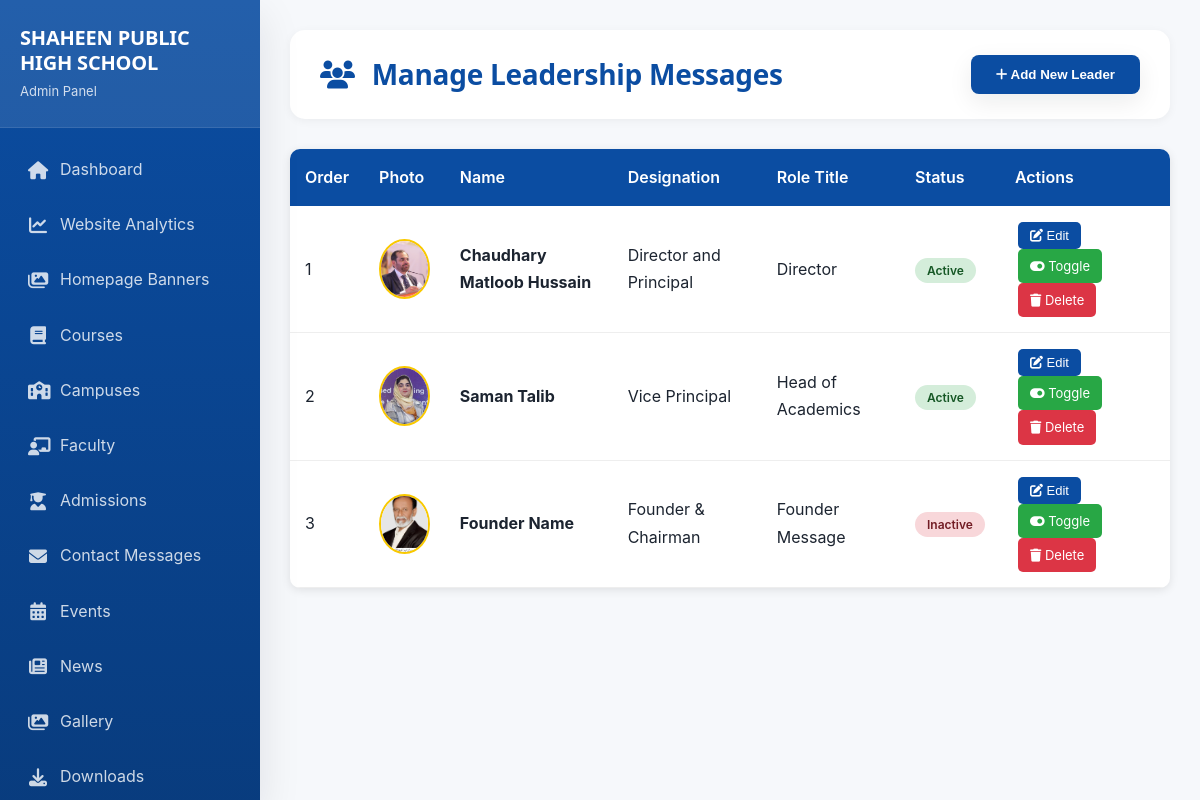
Page /AdminCP/manage_leadership.php (signed in) on the committed database.
### tables this page shows
CREATE TABLE `leadership` (
  `id` int(11) NOT NULL,
  `name` varchar(100) NOT NULL,
  `designation` varchar(100) NOT NULL,
  `role_title` varchar(100) DEFAULT NULL COMMENT 'e.g., Founder Message, Director Message',
  `photo` varchar(255) DEFAULT NULL,
  `signature` varchar(255) DEFAULT NULL,
  `message` text NOT NULL,
  `display_order` int(11) DEFAULT 0,
  `status` enum('active','inactive') DEFAULT 'active',
  `created_at` timestamp NOT NULL DEFAULT current_timestamp(),
  `updated_at` timestamp NOT NULL DEFAULT current_timestamp() ON UPDATE current_timestamp()
);

### AdminCP/manage_leadership.php (the view, shortened to what this page needs)
<?php
require_once '../includes/config.php';
$leaders_query = "SELECT * FROM leadership ORDER BY display_order ASC, id ASC";
$leaders_result = mysqli_query($conn, $leaders_query);
?>
<!DOCTYPE html>
<html lang="en">
<head>
    <link rel="stylesheet" href="../css/style.css">
    <link rel="stylesheet" href="https://cdnjs.cloudflare.com/ajax/libs/font-awesome/6.4.0/css/all.min.css">
    <link rel="stylesheet" href="assets/admin.css">
</head>
<body>
<div class="admin-shell">
    <?php $active_page = 'manage_leadership.php'; include 'includes/sidebar.php'; ?>
    <div class="main-content">
        <div class="admin-header">
            <div class="admin-header-left">
                <h1><i class="fas fa-users"></i> Manage Leadership Messages</h1>
            </div>
            <button class="btn-primary" onclick="openAddModal()">
                <i class="fas fa-plus"></i> Add New Leader
            </button>
        </div>
        <div class="leadership-table">
            <table>
                <thead>
                    <tr>
                        <th>Order</th>
                        <th>Photo</th>
                        <th>Name</th>
                        <th>Designation</th>
                        <th>Role Title</th>
                        <th>Status</th>
                        <th>Actions</th>
                    </tr>
                </thead>
                <tbody>
                    <?php if (mysqli_num_rows($leaders_result) > 0): ?>
                        <?php while ($leader = mysqli_fetch_assoc($leaders_result)): ?>
                            <tr>
                                <td><?php echo $leader['display_order']; ?></td>
                                <td>
                                    <?php if ($leader['photo']): ?>
                                        <img src="../<?php echo htmlspecialchars($leader['photo']); ?>" alt="<?php echo htmlspecialchars($leader['name']); ?>" class="leader-photo">
                                    <?php else: ?>
                                        <div class="leader-photo" style="background: var(--primary-color); display: flex; align-items: center; justify-content: center;">
                                            <i class="fas fa-user" style="color: white;"></i>
                                        </div>
                                    <?php endif; ?>
                                </td>
                                <td><strong><?php echo htmlspecialchars($leader['name']); ?></strong></td>
                                <td><?php echo htmlspecialchars($leader['designation']); ?></td>
                                <td><?php echo htmlspecialchars($leader['role_title']); ?></td>
                                <td>
                                    <span class="status-badge status-<?php echo $leader['status']; ?>">
                                        <?php echo ucfirst($leader['status']); ?>
                                    </span>
                                </td>
                                <td>
                                    <button class="action-btn btn-edit" onclick='openEditModal(<?php echo json_encode($leader); ?>)'>
                                        <i class="fas fa-edit"></i> Edit
                                    </button>
                                    <a href="?toggle_status=<?php echo $leader['id']; ?>" class="action-btn btn-toggle" onclick="return confirm('Toggle status for this leader?')">
                                        <i class="fas fa-toggle-on"></i> Toggle
                                    </a>
                                    <a href="?delete_id=<?php echo $leader['id']; ?>" class="action-btn btn-delete" onclick="return confirm('Are you sure you want to delete this leadership entry?')">
                                        <i class="fas fa-trash"></i> Delete
                                    </a>
                                </td>
                            </tr>
                        <?php endwhile; ?>
                    <?php endif; ?>
                </tbody>
            </table>
        </div>
    </div>
</div>
</body>
</html>

### css/style.css (style rules this page uses)
:root { --primary-color: #0B4DA2; --secondary-color: #FFFFFF; --accent-color: #F9C900; --ink: #10151f; --text-dark: #1c2430; --text-light: #5c6672; --muted: #8892a0; --border-color: #e7e9ee; --bg-light: #f6f8fb; --surface: #ffffff; --primary-dark: #0a3a7a; --primary-dark: color-mix(in srgb, var(--primary-color) 78%, black); --primary-soft: #eaf1fb; --primary-soft: color-mix(in srgb, var(--primary-color) 8%, white); --accent-dark: #d1a900; --accent-dark: color-mix(in srgb, var(--accent-color) 80%, black); --font-display: 'Plus Jakarta Sans', 'Poppins', 'Segoe UI', sans-serif; --font-body: 'Inter', 'Segoe UI', Tahoma, Geneva, Verdana, sans-serif; --radius-sm: 10px; --radius-md: 16px; --radius-lg: 24px; --radius-pill: 999px; --shadow-xs: 0 2px 8px rgba(16, 21, 31, 0.06); --shadow-sm: 0 8px 24px rgba(16, 21, 31, 0.08); --shadow-md: 0 16px 40px rgba(16, 21, 31, 0.10); --shadow-lg: 0 30px 70px rgba(16, 21, 31, 0.14); --shadow: var(--shadow-sm); --shadow-lg-legacy: var(--shadow-md); --container-width: 1240px; --transition: 280ms cubic-bezier(.4,0,.2,1); }
* { margin: 0; padding: 0; box-sizing: border-box; }
html { scroll-behavior: smooth; }
body { font-family: var(--font-body); color: var(--text-dark); line-height: 1.7; overflow-x: hidden; background: var(--surface); -webkit-font-smoothing: antialiased; -moz-osx-font-smoothing: grayscale; }
h1, h2, h3, h4, h5, h6 { font-family: var(--font-display); color: var(--ink); line-height: 1.25; letter-spacing: -0.01em; }
img { max-width: 100%; height: auto; display: block; }
a { text-decoration: none; color: inherit; transition: color var(--transition), background var(--transition), border-color var(--transition), transform var(--transition), box-shadow var(--transition); }
.btn-primary { background: var(--accent-color); color: var(--ink); box-shadow: var(--shadow-sm); }

### AdminCP/assets/admin.css (style rules this page uses)
* { margin: 0; padding: 0; box-sizing: border-box; }
html, body { height: 100%; }
body { background: var(--bg-light, #f5f7fa); font-family: var(--font-body, 'Segoe UI'), Tahoma, Geneva, Verdana, sans-serif; }
.admin-shell { display: grid; grid-template-columns: 260px minmax(0, 1fr); min-height: 100vh; }
.main-content { min-width: 0; padding: 30px; }

### AdminCP/manage_leadership.php (style rules this page uses)
.admin-header { background: white; padding: 25px 30px; border-radius: 15px; box-shadow: 0 2px 10px rgba(0,0,0,0.05); margin-bottom: 30px; display: flex; justify-content: space-between; align-items: center; flex-wrap: wrap; gap: 15px; }
.admin-header-left { display: flex; align-items: center; gap: 14px; }
.admin-header h1 { color: #0B4DA2; font-size: 28px; }
.admin-header h1 i { margin-right: 10px; }
.btn-primary { padding: 12px 25px; background: #0B4DA2; color: white; border: none; border-radius: 8px; cursor: pointer; font-weight: 600; transition: all 0.3s ease; }
.leadership-table { width: 100%; background: white; border-radius: 10px; overflow: hidden; box-shadow: 0 2px 10px rgba(0,0,0,0.1); }
.leadership-table table { width: 100%; border-collapse: collapse; }
.leadership-table th { background: var(--primary-color); color: white; padding: 15px; text-align: left; font-weight: 600; }
.leadership-table td { padding: 15px; border-bottom: 1px solid #eee; }
.leader-photo { width: 60px; height: 60px; border-radius: 50%; object-fit: cover; border: 2px solid var(--accent-color); }
.action-btn { padding: 6px 12px; margin: 0 3px; border: none; border-radius: 5px; cursor: pointer; font-size: 13px; text-decoration: none; display: inline-block; transition: all 0.3s ease; }
.btn-edit { background: #0B4DA2; color: white; }
.btn-delete { background: #dc3545; color: white; }
.btn-toggle { background: #28a745; color: white; }
.status-badge { padding: 5px 12px; border-radius: 20px; font-size: 12px; font-weight: 600; }
.status-active { background: #d4edda; color: #155724; }
.status-inactive { background: #f8d7da; color: #721c24; }

### rows in the picture
leadership: display_order "1", photo (picture), name "Chaudhary Matloob Hussain", designation "Director and Principal", role_title "Director", status "Active"
leadership: display_order "2", photo (picture), name "Saman Talib", designation "Vice Principal", role_title "Head of Academics", status "Active"
leadership: display_order "3", photo (picture), name "Founder Name", designation "Founder & Chairman", role_title "Founder Message", status "Inactive"

### other values in the picture
SITE_NAME "SHAHEEN PUBLIC HIGH SCHOOL"
$label "Dashboard"
$label "Website Analytics"
$label "Homepage Banners"
$label "Courses"
$label "Campuses"
$label "Faculty"
$label "Admissions"
$label "Contact Messages"
$label "Events"
$label "News"
$label "Gallery"
$label "Downloads"
